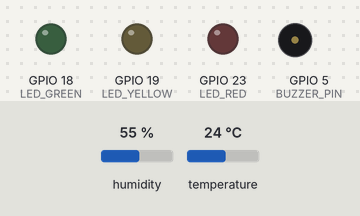
Bench run of a sketch on a simulated ESP32. Parts: output pins drawn as LEDs (lit = HIGH), buzzer (waves = sounding, pin HIGH). Wiring (inferred from the names in the program): SHT3x sensor at I2C address 0x44. The inputs (shaded band) are chosen by the test bench; at power-on: temperature 24 °C, humidity 55 %. WiFi joins after 1.5 s; servers stay silent unless stated; no MQTT or app messages arrive unless stated; what the sketch prints to the serial monitor is not drawn.

Above: at 2.7 s.
2.8 s: temperature set to 34.2 °C
At 5.9 s:
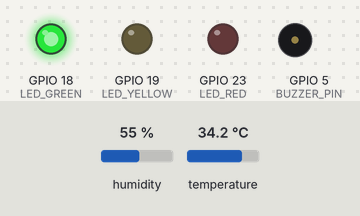
6.5 s: temperature set to 35.5 °C
At 10.4 s:
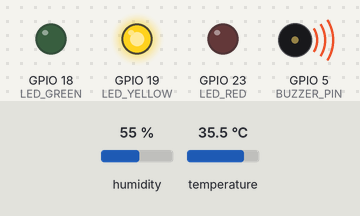
13.0 s: temperature set to 39.7 °C
16.5 s: temperature set to 40.5 °C
At 21.0 s:
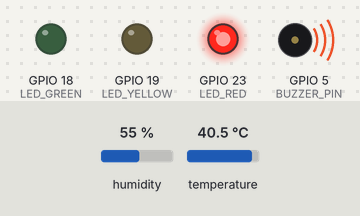
Timing chart, 0 to 22.5 s (numbered marks = the images above; inputs shaded):
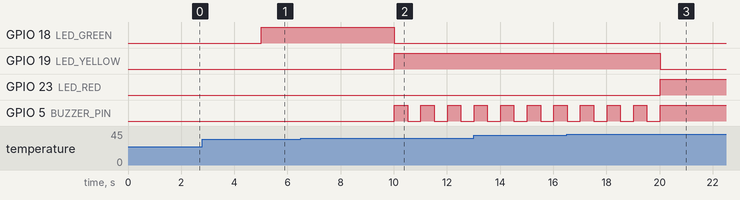

Measured:
- the behaviour switches between 35 and 35.1 °C on temperature (found by bisection; images 1 and 2)
- the behaviour switches between 40 and 40.1 °C on temperature (found by bisection; images 2 and 3)
- after the input at 6.5 s, GPIO 18 (LED_GREEN): HIGH → LOW after 3.5 s; GPIO 19 (LED_YELLOW): LOW → HIGH after 3.5 s; GPIO 5 (BUZZER_PIN): alternates HIGH for 0.50 s and LOW for 0.50 s, starting after 3.5 s
- after the input at 16.5 s, GPIO 19 (LED_YELLOW): HIGH → LOW after 3.5 s; GPIO 23 (LED_RED): LOW → HIGH after 3.5 s; GPIO 5 (BUZZER_PIN): goes on until 20.0 s, then stays HIGH

The sketch:

temperature_monitoring.ino
```cpp
#include <Wire.h>
#include <WiFi.h>
#include <PubSubClient.h>
#include <ArduinoJson.h>  // Install via Library Manager: "ArduinoJson" by Benoit Blanchon


// --- I2C PIN CONFIGURATION ---
#define SHT3X_ADDR  0x44
#define SCL_PIN     22
#define SDA_PIN     21


// --- LED & BUZZER PINS ---
#define LED_GREEN   18
#define LED_YELLOW  19
#define LED_RED     23
#define BUZZER_PIN  5


// --- TEMPERATURE THRESHOLDS (local defaults, overridable via MQTT config) ---
float tempWarning = 35.0;   // Yellow
float tempCritical = 40.0;  // Red


const char* ssid     = "Wifi 2";
const char* password = "rb234567";

const char* mqtt_server = "broker.emqx.io";
const char* client_id   = "ShelterMonitoringTemp";
const char* topic_temp  = "tok_esp32_temp_alpha_001/Temp";
// Config topic: bridge will publish {"temp_interval_ms":5000} here
const char* topic_config = "tok_esp32_temp_alpha_001/Config";


WiFiClient espClient;
PubSubClient client(espClient);


// --- SENSOR INTERVAL (ms) — configurable via MQTT ---
unsigned long sensorInterval = 5000;  // default 5 detik

// --- NON-BLOCKING TIMERS ---
unsigned long lastSensorReadTime  = 0;
unsigned long previousBuzzerMillis = 0;
bool buzzerState = false;


// --- STATUS SENSOR SAAT INI ---
enum StatusLevel { NORMAL, WARNING, CRITICAL };
StatusLevel currentStatus = NORMAL;


// ---------------------------------------------------------------------------
// WiFi
// ---------------------------------------------------------------------------
void setup_wifi() {
  delay(10);
  Serial.println();
  Serial.print("Connecting to ");
  Serial.println(ssid);

  WiFi.begin(ssid, password);

  while (WiFi.status() != WL_CONNECTED) {
    delay(500);
    Serial.print(".");
  }

  Serial.println("\nWiFi connected.");
  Serial.print("IP address: ");
  Serial.println(WiFi.localIP());
}


// ---------------------------------------------------------------------------
// MQTT callback — terima config dari bridge
// ---------------------------------------------------------------------------
void mqttCallback(char* topic, byte* payload, unsigned int length) {
  // Buat null-terminated string dari payload
  char buf[128];
  unsigned int len = min(length, (unsigned int)(sizeof(buf) - 1));
  memcpy(buf, payload, len);
  buf[len] = '\0';

  Serial.print("[MQTT] Received on ");
  Serial.print(topic);
  Serial.print(": ");
  Serial.println(buf);

  // Parse JSON
  StaticJsonDocument<128> doc;
  DeserializationError err = deserializeJson(doc, buf);
  if (err) {
    Serial.print("[MQTT] JSON parse error: ");
    Serial.println(err.c_str());
    return;
  }

  // Update interval jika ada field "temp_interval_ms"
  if (doc.containsKey("temp_interval_ms")) {
    unsigned long newInterval = doc["temp_interval_ms"].as<unsigned long>();
    // Clamp ke range aman: 1000ms – 60000ms
    if (newInterval >= 1000 && newInterval <= 60000) {
      sensorInterval = newInterval;
      Serial.print("[Config] Sensor interval updated to: ");
      Serial.print(sensorInterval);
      Serial.println(" ms");
    } else {
      Serial.println("[Config] Interval out of range (1000–60000), ignored.");
    }
  }

  // Update thresholds
  if (doc.containsKey("temp_warn")) {
    tempWarning = doc["temp_warn"].as<float>();
    Serial.print("[Config] Temp Warning updated to: ");
    Serial.println(tempWarning);
  }

  if (doc.containsKey("temp_crit")) {
    tempCritical = doc["temp_crit"].as<float>();
    Serial.print("[Config] Temp Critical updated to: ");
    Serial.println(tempCritical);
  }
}


// ---------------------------------------------------------------------------
// MQTT reconnect
// ---------------------------------------------------------------------------
void reconnect() {
  while (!client.connected()) {
    Serial.print("Attempting MQTT connection...");
    if (client.connect(client_id)) {
      Serial.println("connected");
      // (Re-)subscribe ke config topic setiap kali connect / reconnect
      client.subscribe(topic_config);
      Serial.print("Subscribed to: ");
      Serial.println(topic_config);
    } else {
      Serial.print("failed, rc=");
      Serial.print(client.state());
      Serial.println(" try again in 5 seconds");
      delay(5000);
    }
  }
}


// ---------------------------------------------------------------------------
// LED status
// ---------------------------------------------------------------------------
void updateStatus(float temperature) {
  digitalWrite(LED_GREEN,  LOW);
  digitalWrite(LED_YELLOW, LOW);
  digitalWrite(LED_RED,    LOW);

  if (temperature >= tempCritical) {
    currentStatus = CRITICAL;
    digitalWrite(LED_RED, HIGH);
  } else if (temperature >= tempWarning) {
    currentStatus = WARNING;
    digitalWrite(LED_YELLOW, HIGH);
  } else {
    currentStatus = NORMAL;
    digitalWrite(LED_GREEN, HIGH);
  }
}


// ---------------------------------------------------------------------------
// Buzzer pattern (non-blocking)
// ---------------------------------------------------------------------------
void handleBuzzer() {
  if (currentStatus == NORMAL) {
    digitalWrite(BUZZER_PIN, LOW);
  } else if (currentStatus == CRITICAL) {
    digitalWrite(BUZZER_PIN, HIGH);
  } else if (currentStatus == WARNING) {
    unsigned long currentMillis = millis();
    if (currentMillis - previousBuzzerMillis >= 500) {
      previousBuzzerMillis = currentMillis;
      buzzerState = !buzzerState;
      digitalWrite(BUZZER_PIN, buzzerState ? HIGH : LOW);
    }
  }
}


// ---------------------------------------------------------------------------
// Read sensor & publish
// ---------------------------------------------------------------------------
void readAndPublish() {
  Wire.beginTransmission(SHT3X_ADDR);
  Wire.write(0x24);
  Wire.write(0x00);
  Wire.endTransmission();

  delay(20);  // I2C measurement delay (kecil, aman)

  Wire.requestFrom(SHT3X_ADDR, 6);
  if (Wire.available() < 6) {
    Serial.println("Failed to read from sensor!");
    return;
  }

  byte data[6];
  for (int i = 0; i < 6; i++) {
    data[i] = Wire.read();
  }

  uint16_t rawTemp = (data[0] << 8) | data[1];
  uint16_t rawHum  = (data[3] << 8) | data[4];

  // --- KALIBRASI SUHU ---
  // Hasil pengujian manual dengan Termometer Klinis: T_Ref = 35.6°C, T_Sensor = 35.67°C
  // Offset = 35.6 - 35.67 = -0.07
  float calibration_offset = -0.07;

  float raw_temperature = -45.0 + (175.0 * rawTemp / 65535.0);
  float temperature = raw_temperature + calibration_offset;

  float humidity    = 100.0 * rawHum / 65535.0;

  Serial.printf("[Sensor] Temp: %.2f°C | Hum: %.2f%% | Interval: %lums\n",
                temperature, humidity, sensorInterval);

  updateStatus(temperature);

  // Publish JSON payload
  String payload = "{\"temperature\": " + String(temperature, 2) +
                   ", \"humidity\": "   + String(humidity, 2)    + "}";
  client.publish(topic_temp, payload.c_str());
}


// ---------------------------------------------------------------------------
// Setup
// ---------------------------------------------------------------------------
void setup() {
  Serial.begin(115200);
  Wire.begin(SDA_PIN, SCL_PIN);
  Serial.println("SHT3X Temperature Sensor Ready");

  pinMode(LED_GREEN,  OUTPUT);
  pinMode(LED_YELLOW, OUTPUT);
  pinMode(LED_RED,    OUTPUT);
  pinMode(BUZZER_PIN, OUTPUT);

  digitalWrite(LED_GREEN,  LOW);
  digitalWrite(LED_YELLOW, LOW);
  digitalWrite(LED_RED,    LOW);
  digitalWrite(BUZZER_PIN, LOW);

  setup_wifi();
  client.setServer(mqtt_server, 1883);
  client.setCallback(mqttCallback);
}


// ---------------------------------------------------------------------------
// Loop
// ---------------------------------------------------------------------------
void loop() {
  if (!client.connected()) {
    reconnect();
  }
  client.loop();  // proses incoming MQTT messages (termasuk Config)

  // NON-BLOCKING TIMER — interval bisa berubah via MQTT
  unsigned long currentMillis = millis();
  if (currentMillis - lastSensorReadTime >= sensorInterval) {
    lastSensorReadTime = currentMillis;
    readAndPublish();
  }

  // Selalu jalankan buzzer pattern
  handleBuzzer();
}
```
